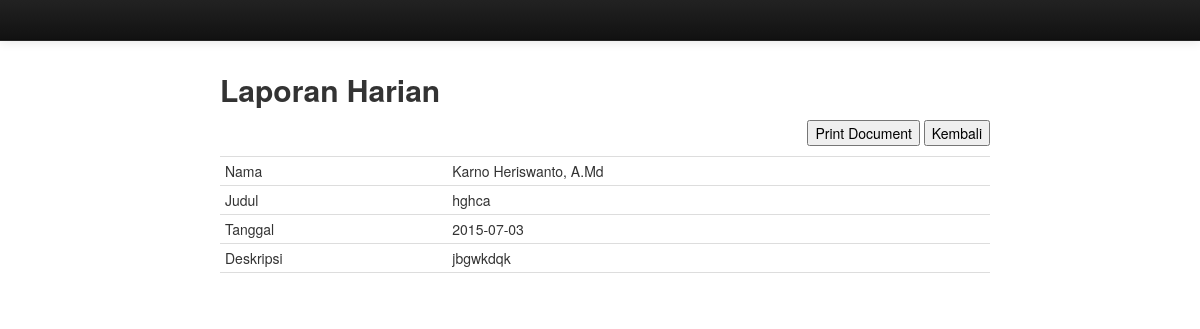
Screenshot of /level/admin/test.php?id=9 (signed in) with the database file from the repository.
### tables this page shows
CREATE TABLE IF NOT EXISTS `uraian_tugas` (
`id_laporan` int(11) NOT NULL,
  `judul_laporan` varchar(50) NOT NULL,
  `Nama` varchar(40) NOT NULL,
  `NIP` varchar(18) NOT NULL,
  `Tanggal_input` date NOT NULL,
  `Tanggal_tugas` date NOT NULL,
  `Isi_tugas` varchar(2000) NOT NULL
);

### level/admin/test.php (the view, shortened to what this page needs)
<?php
include "../../config/connect.php";
$id = $_GET['id'];
?>
<!DOCTYPE html>
<html lang="en">
	<head>
		<link href="../../assets/css/print-bootstrap.css" rel="stylesheet">
		<link href="../../assets/css/print-bootstrap-responsive.css" rel="stylesheet">
	</head>
	<body>
		<div class="navbar navbar-inverse navbar-fixed-top">
			<div class="navbar-inner"></div>
		</div>
		<div class="container-fluid">
			<div class="row">
				<div class="span8 offset2">
					<div>
					<h2 id="headings"> Laporan Harian </h2>
	<p class='pull-right'>
	<button  onclick="print_d()">Print Document</button>
<button  onclick="history.go(-1);return true;">Kembali</button>
</p>
					<table  class="table  table-condensed table-hover">
	<?php
			$query ="select * from uraian_tugas where id_laporan='$id'";
			$data = mysqli_query($con,$query);
			$fetch	= mysqli_fetch_array($data);
			?>
		<tbody>
		<tr>
			<td>Nama</td>
			<td><?php echo $fetch['Nama']?></td>
		</tr>
		<tr>
			<td>Judul</td>
			<td><?php echo $fetch['judul_laporan']?></td>
		</tr>
		<tr>
			<td>Tanggal</td>
			<td><?php echo $fetch['Tanggal_tugas']?></td>
		</tr>
		<tr>
			<td>Deskripsi</td>
			<td><?php echo $fetch['Isi_tugas']?></td>
		</tr>
		<tr>
			<td></td>
			<td></td>
		</tr>
	</tbody>
</table>
					</div>
				</div>
			</div>
		</div>
	</body>
</html>

### level/admin/test.php (style rules this page uses)
body { padding-top: 60px; padding-bottom: 40px; }

### rows the page displays
uraian_tugas: Nama "Karno Heriswanto, A.Md", judul_laporan "hghca", Tanggal_tugas "2015-07-03", Isi_tugas "jbgwkdqk"
